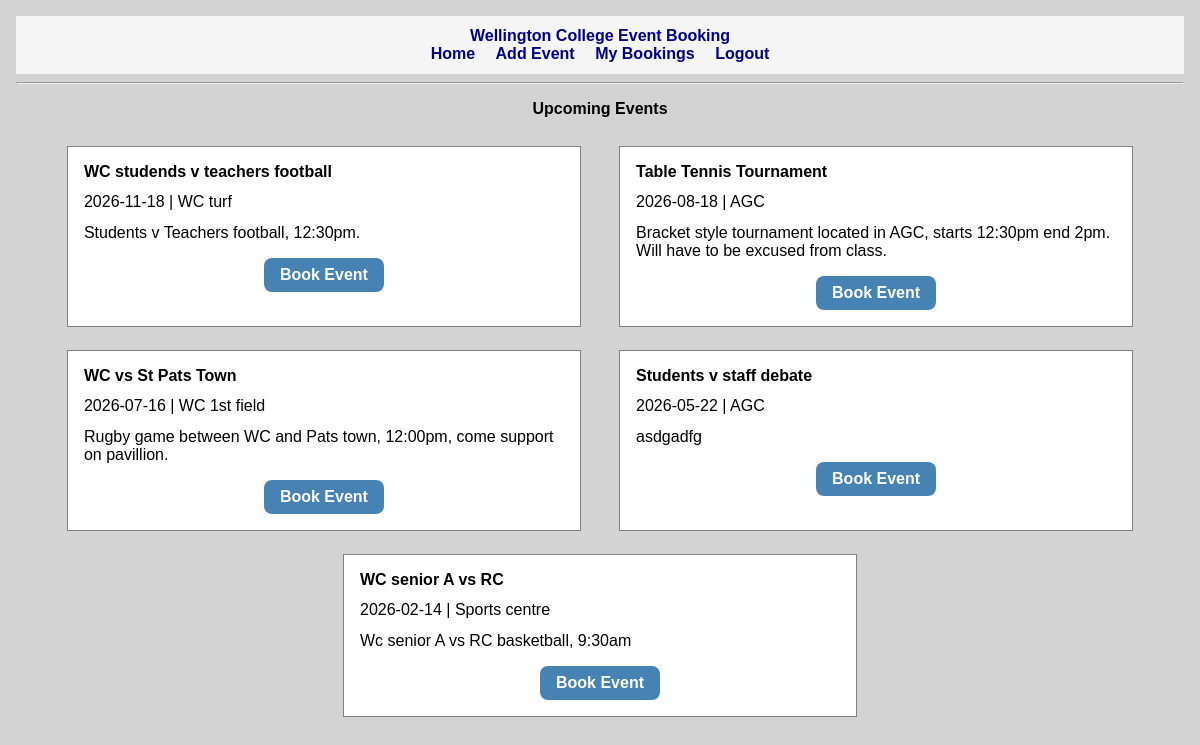
The page / (signed in) on the database its author committed.
### tables this page shows
CREATE TABLE "events"
(
    event_id          INTEGER
        primary key autoincrement,
    event_name        TEXT    not null,
    event_date        TEXT    not null,
    event_location    TEXT    not null,
    event_description TEXT    not null,
    fk_user_id        INTEGER not null
);

### app.py (the view)
@app.route('/')
def home():
    con = connect_db()
    cur = con.cursor()
    query = "SELECT * FROM events"
    cur.execute(query)
    event_list = cur.fetchall()
    con.close()
    return render_template("home.html", event_list=event_list)

### app.py (called while the page is built)
def connect_db():
    con = sqlite3.connect("identifier.sqlite")
    con.row_factory = sqlite3.Row
    return con

### templates/home.html
{% extends "base.html" %}
{%  block content %}
<h2>Upcoming Events</h2>
<div class="event-container">
{% for event in event_list %}
    <div class="page-box">
        <div class="form-group">
            <div class="form-label">
                <b>{{ event["event_name"] }}</b>
            </div>
        </div>
        <div class="form-group">
            {{ event["event_date"] }} | {{ event["event_location"] }}
        </div>
        <div class="form-group">
            {{ event ["event_description"] }}
        </div>
        <div class="button-group">
            <a class="book-bin" href="/book_event/{{ event['event_id'] }}">Book Event</a>
        </div>
    </div>
{% endfor %}
</div>
{% endblock %}

### templates/base.html (style rules this page uses)
body { font-family: Verdana, Arial, sans-serif; background-color: lightgray; margin: 0; padding: 1rem; }
h2 { text-align: center; font-size: 1rem; margin: 1rem; }
.event-container { width: 70rem; margin: auto; display: flex; flex-wrap: wrap; justify-content: space-evenly; }
.page-box { background-color: white; border: 0.06rem solid gray; width: 30rem; padding: 1rem; margin: 0.7rem; }
.form-group { margin-bottom: 0.8rem; }
.form-label { font-weight: bold; margin-bottom: 0.2rem; }
a { color: darkblue; }
.button-group { margin-top: 1rem; text-align: center; }
.book-bin { display: inline-block; padding: 0.5rem 1rem; background-color: steelblue; color: white !important; text-decoration: none; border-radius: 0.5rem; font-weight: bold; }

### rows shown on the page
events: event_name "WC studends v teachers football", event_date "2026-11-18", event_location "WC turf", event_description "Students v Teachers football, 12:30pm."
events: event_name "Table Tennis Tournament", event_date "2026-08-18", event_location "AGC", event_description "Bracket style tournament located in AGC, starts 12:30pm end 2pm. Will have to be excused from class."
events: event_name "WC vs St Pats Town", event_date "2026-07-16", event_location "WC 1st field", event_description "Rugby game between WC and Pats town, 12:00pm, come support on pavillion."
events: event_name "Students v staff debate", event_date "2026-05-22", event_location "AGC", event_description "asdgadfg"
events: event_name "WC senior A vs RC", event_date "2026-02-14", event_location "Sports centre", event_description "Wc senior A vs RC basketball, 9:30am"
